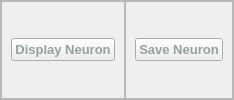
                        <widget class="QFrame" name="Izhik_button_frame">
                         <property name="frameShape">
                          <enum>QFrame::StyledPanel</enum>
                         </property>
                         <property name="frameShadow">
                          <enum>QFrame::Raised</enum>
                         </property>
                         <layout class="QHBoxLayout" name="horizontalLayout_30">
                          <property name="spacing">
                           <number>0</number>
                          </property>
                          <property name="leftMargin">
                           <number>0</number>
                          </property>
                          <property name="topMargin">
                           <number>0</number>
                          </property>
                          <property name="rightMargin">
                           <number>0</number>
                          </property>
                          <property name="bottomMargin">
                           <number>0</number>
                          </property>
                          <item>
                           <widget class="QFrame" name="DisplayNeuron_frame">
                            <property name="frameShape">
                             <enum>QFrame::StyledPanel</enum>
                            </property>
                            <property name="frameShadow">
                             <enum>QFrame::Raised</enum>
                            </property>
                            <layout class="QHBoxLayout" name="horizontalLayout_31">
                             <property name="topMargin">
                              <number>0</number>
                             </property>
                             <property name="bottomMargin">
                              <number>0</number>
                             </property>
                             <item>
                              <widget class="QPushButton" name="DisplayNeuronPushButton">
                               <property name="enabled">
                                <bool>true</bool>
                               </property>
                               <property name="font">
                                <font>
                                 <pointsize>10</pointsize>
                                 <weight>75</weight>
                                 <bold>true</bold>
                                </font>
                               </property>
                               <property name="mouseTracking">
                                <bool>true</bool>
                               </property>
                               <property name="focusPolicy">
                                <enum>Qt::NoFocus</enum>
                               </property>
                               <property name="autoFillBackground">
                                <bool>false</bool>
                               </property>
                               <property name="styleSheet">
                                <string notr="true">color: rgb(147, 161, 161);</string>
                               </property>
                               <property name="text">
                                <string>Display Neuron</string>
                               </property>
                               <property name="checkable">
                                <bool>false</bool>
                               </property>
                               <property name="autoRepeat">
                                <bool>false</bool>
                               </property>
                              </widget>
                             </item>
                            </layout>
                           </widget>
                          </item>
                          <item>
                           <widget class="QFrame" name="SaveNeuron_frame">
                            <property name="frameShape">
                             <enum>QFrame::StyledPanel</enum>
                            </property>
                            <property name="frameShadow">
                             <enum>QFrame::Raised</enum>
                            </property>
                            <layout class="QHBoxLayout" name="horizontalLayout_32">
                             <property name="topMargin">
                              <number>0</number>
                             </property>
                             <property name="bottomMargin">
                              <number>0</number>
                             </property>
                             <item>
                              <widget class="QPushButton" name="SaveNeuronPushButton">
                               <property name="enabled">
                                <bool>true</bool>
                               </property>
                               <property name="font">
                                <font>
                                 <pointsize>10</pointsize>
                                 <weight>75</weight>
                                 <bold>true</bold>
                                 <strikeout>false</strikeout>
                                </font>
                               </property>
                               <property name="styleSheet">
                                <string notr="true">color: rgb(147, 161, 161);</string>
                               </property>
                               <property name="text">
                                <string>Save Neuron</string>
                               </property>
                               <property name="checkable">
                                <bool>false</bool>
                               </property>
                              </widget>
                             </item>
                            </layout>
                           </widget>
                          </item>
                         </layout>
                        </widget>
